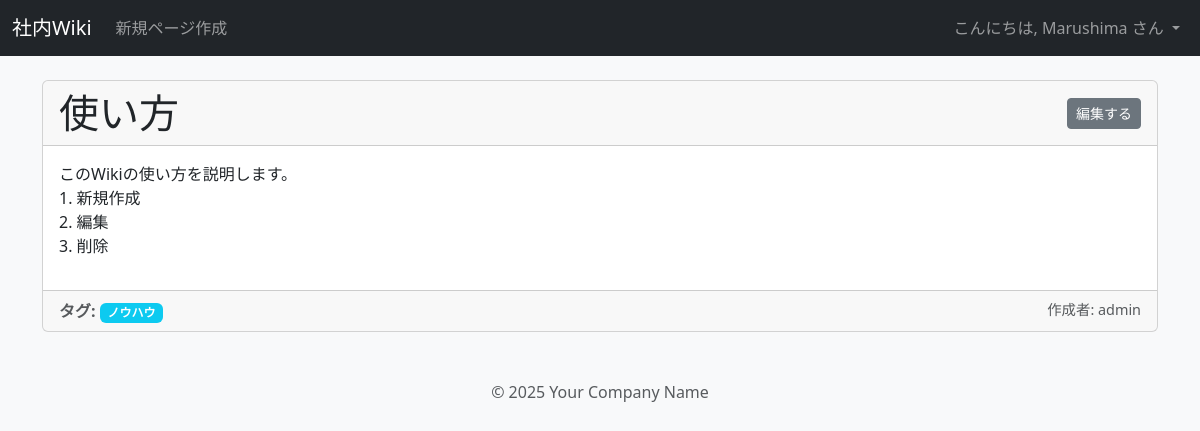
/page/2 (signed in), run on the app's committed database.
### tables this page shows
CREATE TABLE users (
    id INTEGER PRIMARY KEY AUTOINCREMENT,
    username TEXT UNIQUE NOT NULL,
    password TEXT NOT NULL
);

CREATE TABLE pages (
    id INTEGER PRIMARY KEY AUTOINCREMENT,
    title TEXT UNIQUE NOT NULL,
    content TEXT NOT NULL,
    created_at TIMESTAMP NOT NULL DEFAULT CURRENT_TIMESTAMP,
    author_id INTEGER NOT NULL,
    updated_by_id INTEGER,
    -- 外部キー制約：author_idはusersテーブルのidを参照する
    FOREIGN KEY (author_id) REFERENCES users (id),
    -- 外部キー制約：updated_by_idはusersテーブルのidを参照する
    FOREIGN KEY (updated_by_id) REFERENCES users (id)
);

CREATE TABLE tags (
    id INTEGER PRIMARY KEY AUTOINCREMENT,
    name TEXT UNIQUE NOT NULL
);

### app.py (the view)
@app.route('/page/<int:page_id>')
def view_page(page_id):
    db = get_db()
    cur = db.execute("""
        SELECT p.id, p.title, p.content, author.username as author_name, updater.username as updater_name
        FROM pages p
        JOIN users author ON p.author_id = author.id
        LEFT JOIN users updater ON p.updated_by_id = updater.id
        WHERE p.id = ?
    """, (page_id,))
    page = cur.fetchone()
    if page is None:
        abort(404)
    cur = db.execute("""
        SELECT t.name FROM tags t JOIN page_tags pt ON t.id = pt.tag_id
        WHERE pt.page_id = ?
    """, (page_id,))
    tags = cur.fetchall()
    extensions = ['tables', 'fenced_code', 'nl2br', 'sane_lists']
    content_html = markdown.markdown(page['content'], extensions=extensions)
    return render_template('page.html', page=page, content_html=content_html, tags=tags)

### app.py (called while the page is built)
def connect_db():
    rv = sqlite3.connect(app.config['DATABASE'])
    rv.row_factory = sqlite3.Row
    return rv

def get_db():
    if not hasattr(g, 'sqlite_db'):
        g.sqlite_db = connect_db()
    return g.sqlite_db

@login_manager.user_loader
def load_user(user_id):
    db = get_db()
    cur = db.execute('SELECT id, username, password FROM users WHERE id = ?', (user_id,))
    user_data = cur.fetchone()
    if user_data is None:
        return None
    return User(id=user_data['id'], username=user_data['username'], password=user_data['password'])

### templates/page.html (shortened to what this page needs)
{% extends 'layout.html' %}
{% block content %}
    <div class="card">
        <div class="card-header d-flex justify-content-between align-items-center">
            <h1 class="mb-0">{{ page.title }}</h1>
            <a href="{{ url_for('edit_page', page_id=page.id) }}" class="btn btn-secondary btn-sm">編集する</a>
        </div>
        <div class="card-body">
            <div class="card-text">
                {{ content_html | safe }}
            </div>
        </div>
        <div class="card-footer text-muted">
            <div class="d-flex justify-content-between">
                <div>
                    <strong>タグ:</strong>
                    {% for tag in tags %}
                        <a href="{{ url_for('show_pages_by_tag', tag_name=tag.name) }}" class="badge bg-info text-decoration-none">{{ tag.name }}</a>
                    {% else %}
                        <span class="badge bg-light text-dark">タグ未設定</span>
                    {% endfor %}
                </div>
                <div style="font-size: 0.9em;">
                    作成者: {{ page.author_name }}
                </div>
            </div>
        </div>
    </div>
{% endblock %}

### templates/layout.html (shortened to what this page needs)
<!DOCTYPE html>
<html lang="ja">
<head>
    <link href="https://cdn.jsdelivr.net/npm/bootstrap@5.3.3/dist/css/bootstrap.min.css" rel="stylesheet">
    <link rel="stylesheet" href="https://maxcdn.bootstrapcdn.com/font-awesome/4.7.0/css/font-awesome.min.css">
    <link rel="stylesheet" href="{{ url_for('static', filename='easymde.min.css') }}">
</head>
<body class="bg-light">
    <nav class="navbar navbar-expand-lg navbar-dark bg-dark">
        <div class="container-fluid">
            <a class="navbar-brand" href="{{ url_for('show_pages') }}">社内Wiki</a>
            <div class="collapse navbar-collapse">
                <ul class="navbar-nav me-auto mb-2 mb-lg-0">
                    {% if current_user.is_authenticated %}
                    <li class="nav-item">
                        <a class="nav-link" href="{{ url_for('add_page') }}">新規ページ作成</a>
                    </li>
                    {% endif %}
                </ul>
                <ul class="navbar-nav">
                    {% if current_user.is_authenticated %}
                        <li class="nav-item dropdown">
                            <a class="nav-link dropdown-toggle" href="#" role="button" data-bs-toggle="dropdown" aria-expanded="false">
                                こんにちは, {{ current_user.username }} さん
                            </a>
                        </li>
                    {% else %}
                        <li class="nav-item">
                            <a class="nav-link" href="{{ url_for('login') }}">ログイン</a>
                        </li>
                    {% endif %}
                </ul>
            </div>
        </div>
    </nav>
    <main class="container mt-4">
        {% block content %}{% endblock %}
    </main>
    <footer class="container text-center mt-5 mb-3 text-muted">
        <p>&copy; 2025 Your Company Name</p>
    </footer>
</body>
</html>

### data on the page
users: username "Marushima"
pages: title "使い方"
tags: name "ノウハウ"
users: author_name "admin"

### other printed values
{{ content_html | safe }} "このWikiの使い方を説明します。 1. 新規作成 2. 編集 3. 削除"
